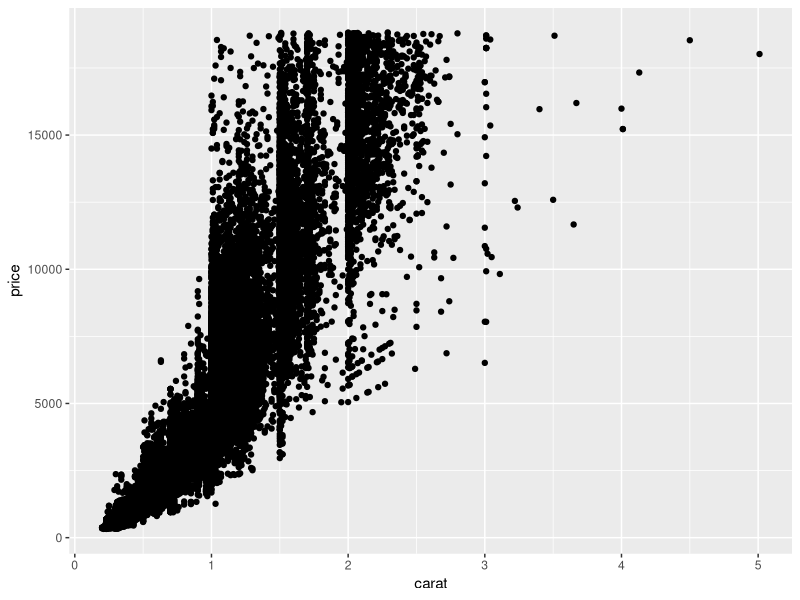
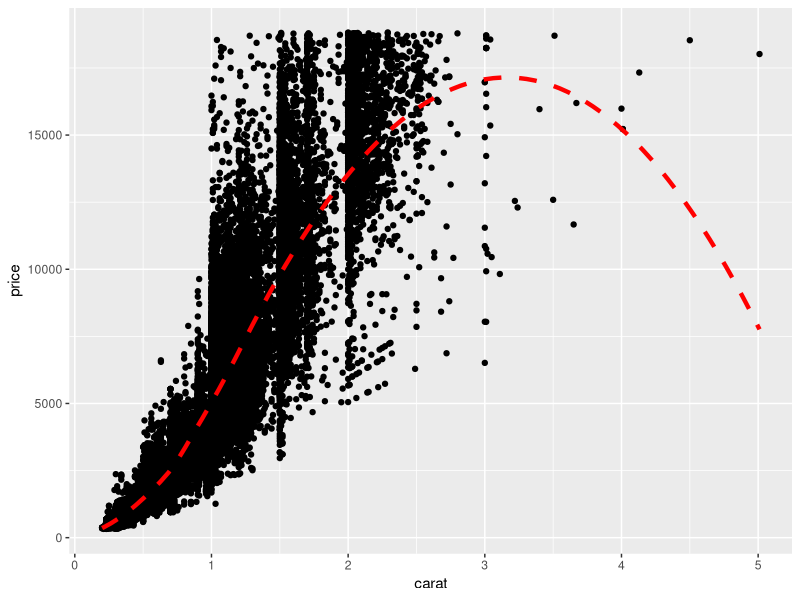
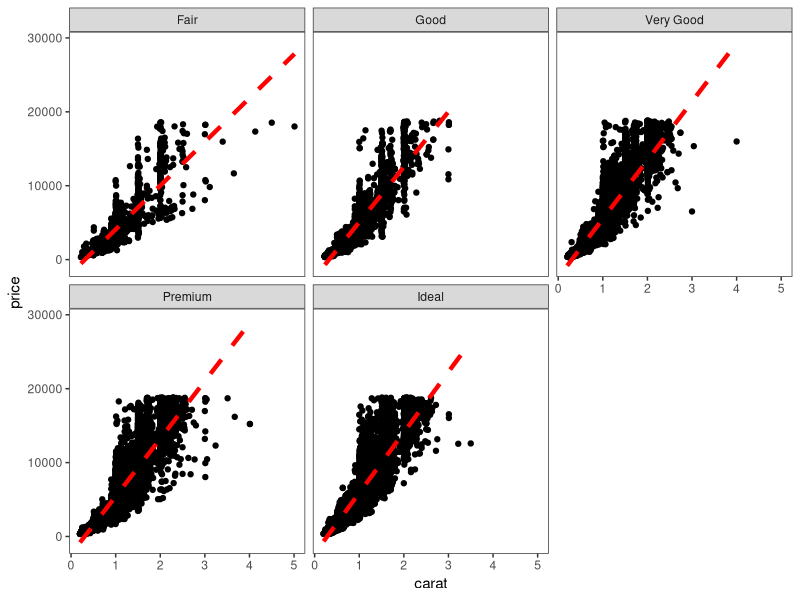
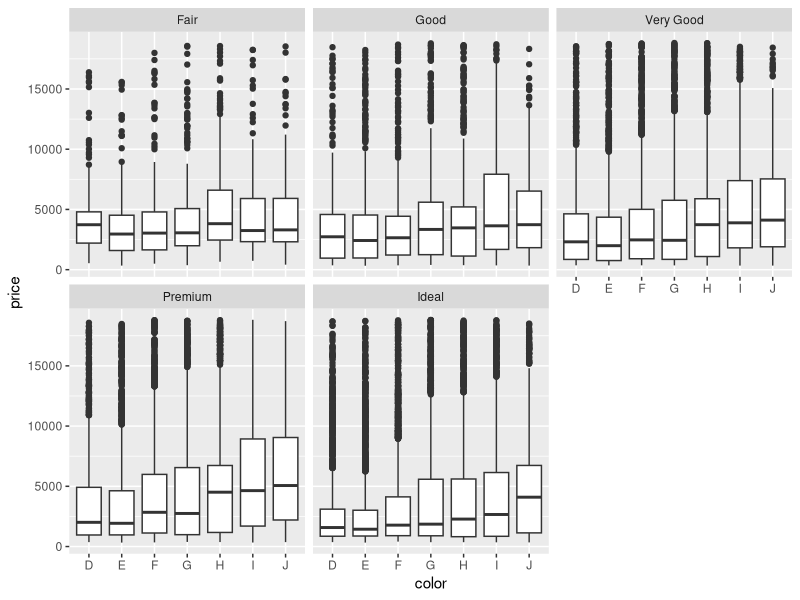
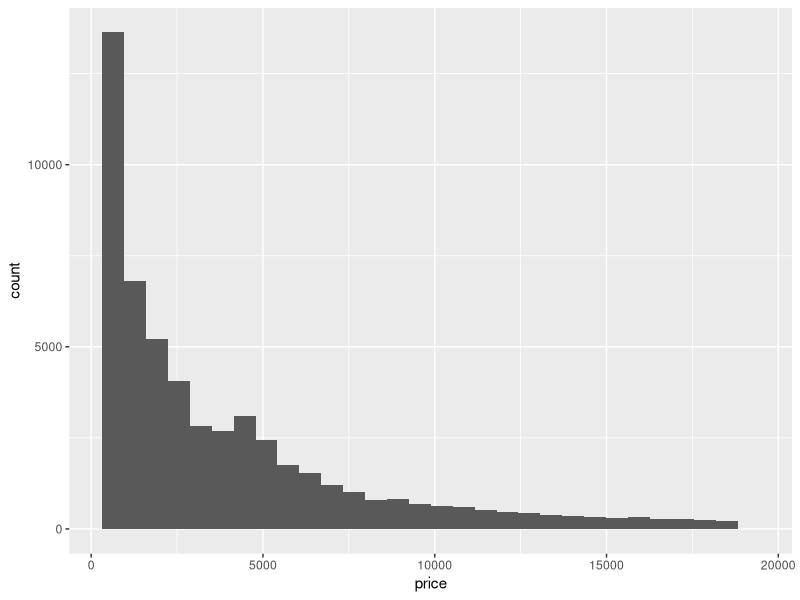

The R script that drew these images, in order: (Note: this script raises an error after producing the figures.)

#############
### CRAN R - Advance Programming
#############


library(ggplot2)
library(dplyr)

diamonds <- tbl_df(diamonds)

subset(diamonds, carat > 3 & color %in% c("D","E","F") & cut %in% c("Ideal", "Premium"))[, c("carat", "cut", "color", "clarity", "price")]

filter(diamonds, carat > 3 & color %in% c("D","E","F") & cut %in% c("Ideal", "Premium"))

diamonds[,c("carat", "cut", "color", "clarity")]

diamonds %>%
  filter(carat > 3 &
         color %in% c("D","E","F") &
         cut %in% c("Ideal", "Premium")) %>%
  select(carat, cut, color, clarity, price)


diamonds_carat <- order(diamonds[, c("color","price","carat")]$carat, decreasing = TRUE)

diamonds %>%
  select(color, price, carat) %>%
  arrange(color, price, desc(carat))

diamonds %>%
  select(color, price, carat) %>%
  mutate(ppc = price / carat,
         ppc_rnd = round(ppc, 2))

diamonds %>% 
  group_by(color) %>%
  summarise(MIN = min(price), MEAN = mean(price), MAX = max(price))

###### GGPLOT

ggplot(aes(x = carat, y = price), data = diamonds) + 
  geom_point()

ggplot(aes(x = carat, y = price), data = diamonds) + 
  geom_point() +
  stat_smooth(method = "loess", se = FALSE, 
              colour = "red", size = 1.5, linetype = "dashed")

ggplot(aes(x = carat, y = price), data = diamonds) + 
  geom_point() +
  stat_smooth(method = "lm", se = FALSE, 
              colour = "red", size = 1.5, linetype = "dashed") + 
  facet_wrap(~cut) + 
  theme_bw() + 
  theme(panel.grid = element_blank())

p <- ggplot(aes(x = color, y = price), data = diamonds)

p + geom_boxplot() +
  facet_wrap(~cut)

p <- ggplot(aes(x = price), data = diamonds)

p + geom_histogram()
p + geom_density(fill = "blue50") 
